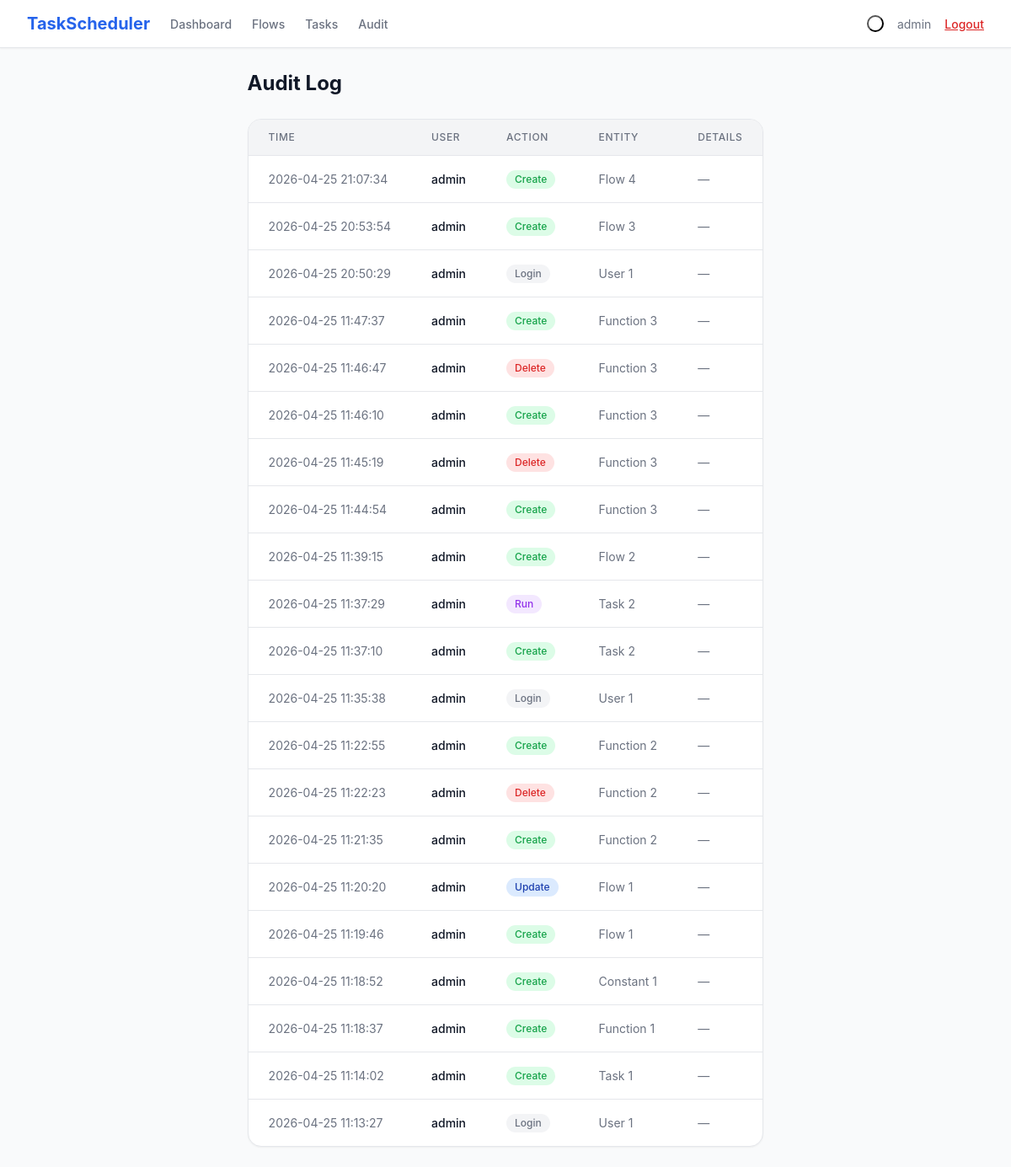
The app's page /audit-log (signed in), older data.
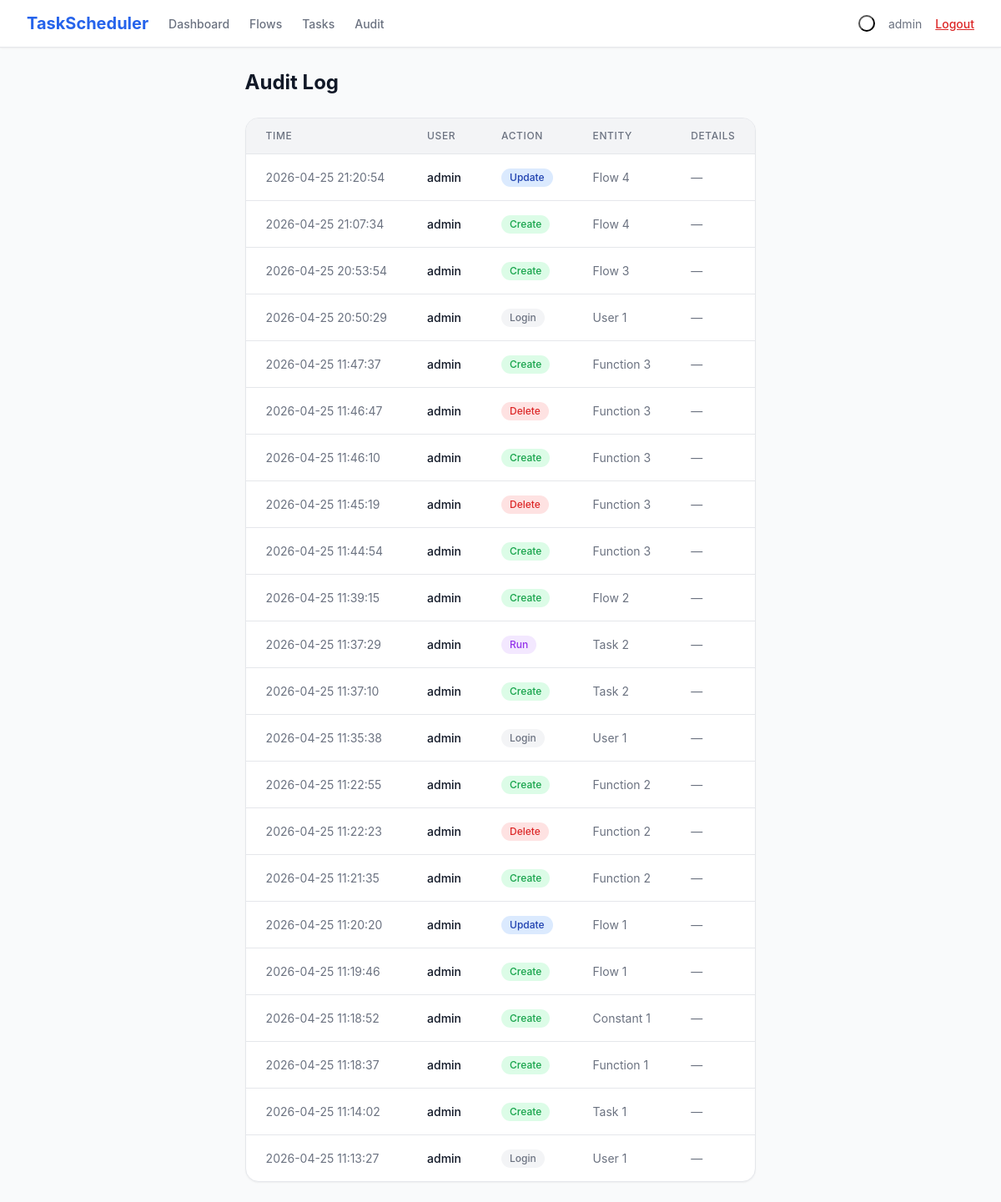
The same page, newer data.
### models.py (models this page shows)
class AuditLog(db.Model):
    __tablename__ = 'audit_logs'
    id = db.Column(db.Integer, primary_key=True)
    timestamp = db.Column(db.DateTime, default=datetime.utcnow)
    username = db.Column(db.String(80), nullable=False)
    action = db.Column(db.String(50), nullable=False)
    entity_type = db.Column(db.String(50), nullable=False)
    entity_id = db.Column(db.Integer, nullable=True)
    details = db.Column(db.Text, nullable=True)

### app.py (the view)
@app.route('/audit-log')
@login_required
def audit_log():
    page = request.args.get('page', 1, type=int)
    per_page = 50
    logs = AuditLog.query.order_by(AuditLog.timestamp.desc()).paginate(
        page=page, per_page=per_page, error_out=False
    )
    return render_template('audit_log.html', logs=logs)

### app.py (called while the page is built)
def login_required(f):
    @wraps(f)
    def decorated_function(*args, **kwargs):
        if 'user_id' not in session:
            if request.is_json or request.path.startswith('/api/'):
                return jsonify({'error': 'Unauthorized'}), 401
            return redirect(url_for('login'))
        return f(*args, **kwargs)
    return decorated_function

### templates/audit_log.html (shortened to what this page needs)
{% extends "base.html" %}
{% block content %}
<div class="space-y-6">
    <div class="flex items-center justify-between">
        <h1 class="text-2xl font-bold text-body">Audit Log</h1>
    </div>
    <div class="card table-wrap">
        <table>
            <thead>
                <tr>
                    <th>Time</th>
                    <th>User</th>
                    <th>Action</th>
                    <th>Entity</th>
                    <th>Details</th>
                </tr>
            </thead>
            <tbody>
                {% for log in logs.items %}
                <tr>
                    <td class="text-muted whitespace-nowrap">{{ log.timestamp.strftime('%Y-%m-%d %H:%M:%S') }}</td>
                    <td class="font-medium text-body">{{ log.username }}</td>
                    <td>
                        <span class="badge
                            {% if log.action in ['create', 'import'] %}badge-green
                            {% elif log.action in ['update', 'enable'] %}badge-blue
                            {% elif log.action in ['delete', 'disable'] %}badge-red
                            {% elif log.action == 'run' %}badge-purple
                            {% else %}badge-gray{% endif %}">
                            {{ log.action|title }}
                        </span>
                    </td>
                    <td class="text-muted">{{ log.entity_type|title }} {{ log.entity_id or '' }}</td>
                    <td class="text-muted max-w-xs truncate">{{ log.details or '—' }}</td>
                </tr>
                {% endfor %}
            </tbody>
        </table>
    </div>
</div>
{% endblock %}

### templates/base.html (shortened to what this page needs)
<!DOCTYPE html>
<html lang="en" class="{% if request.cookies.get('theme') == 'dark' %}dark{% endif %}">
<head>
    <link rel="stylesheet" href="{{ url_for('static', filename='css/style.css') }}">
</head>
<body class="page">
    {% if session.user_id %}
    <nav class="navbar">
        <div class="container flex items-center justify-between h-14">
            <div class="flex items-center gap-6">
                <a href="{{ url_for('dashboard') }}" class="nav-brand">TaskScheduler</a>
                <a href="{{ url_for('dashboard') }}" class="nav-link">Dashboard</a>
                <a href="{{ url_for('flows_list') }}" class="nav-link">Flows</a>
                <a href="{{ url_for('tasks_list') }}" class="nav-link">Tasks</a>
                <a href="{{ url_for('audit_log') }}" class="nav-link">Audit</a>
            </div>
            <div class="nav-actions">
                <button onclick="toggleTheme()" class="btn-ghost p-2 rounded-lg" title="Toggle theme">
                </button>
                <span class="text-sm text-muted">{{ session.username }}</span>
                <a href="{{ url_for('logout') }}" class="text-sm font-medium text-red">Logout</a>
            </div>
        </div>
    </nav>
    {% endif %}
    <main class="main container">
        {% block content %}{% endblock %}
    </main>
</body>
</html>

### static/css/style.css (style rules this page uses)
:root { --bg-body: #f9fafb; --bg-card: #ffffff; --bg-nav: #ffffff; --bg-sidebar: #f3f4f6; --bg-input: #ffffff; --bg-code: #f3f4f6; --bg-hover: #f9fafb; --bg-badge-green: #dcfce7; --bg-badge-red: #fee2e2; --bg-badge-blue: #dbeafe; --bg-badge-amber: #fef3c7; --bg-badge-purple: #f3e8ff; --bg-badge-gray: #f3f4f6; --bg-primary-50: #eff6ff; --bg-primary-100: #dbeafe; --bg-primary-600: #2563eb; --bg-primary-700: #1d4ed8; --bg-green-600: #16a34a; --bg-green-700: #15803d; --bg-gray-100: #f3f4f6; --bg-gray-200: #e5e7eb; --bg-gray-600: #4b5563; --bg-gray-700: #374151; --bg-gray-800: #1f2937; --bg-gray-900: #111827; --bg-red-100: #fee2e2; --bg-red-500: #ef4444; --bg-red-600: #dc2626; --text-body: #111827; --text-muted: #6b7280; --text-light: #9ca3af; --text-primary: #2563eb; --text-green: #16a34a; --text-red: #dc2626; --text-purple: #9333ea; --text-amber: #92400e; --text-blue: #1e40af; --border-color: #e5e7eb; --border-dark: #d1d5db; --shadow-sm: 0 1px 2px 0 rgba(0,0,0,0.05); --shadow: 0 1px 3px 0 rgba(0,0,0,0.1), 0 1px 2px -1px rgba(0,0,0,0.1); --shadow-lg: 0 10px 15px -3px rgba(0,0,0,0.1), 0 4px 6px -4px rgba(0,0,0,0.1); --shadow-xl: 0 20px 25px -5px rgba(0,0,0,0.1), 0 8px 10px -6px rgba(0,0,0,0.1); --radius-sm: 0.375rem; --radius: 0.5rem; --radius-lg: 0.75rem; --radius-xl: 1rem; --radius-full: 9999px; }
* { box-sizing: border-box; margin: 0; padding: 0; }
html, body { height: 100%; }
body { font-family: -apple-system, BlinkMacSystemFont, 'Segoe UI', Roboto, sans-serif; background: var(--bg-body); color: var(--text-body); line-height: 1.5; -webkit-font-smoothing: antialiased; }
.page { min-height: 100vh; display: flex; flex-direction: column; }
.container { max-width: 80rem; margin: 0 auto; padding: 0 1rem; }
@media (min-width: 640px) { .container { padding: 0 1.5rem; } }
@media (min-width: 1024px) { .container { padding: 0 2rem; } }
.main { flex: 1; padding: 1.5rem 0; }
.flex { display: flex; }
.items-center { align-items: center; }
.justify-between { justify-content: space-between; }
.gap-6 { gap: 1.5rem; }
.p-2 { padding: 0.5rem; }
.space-y-6 > * + * { margin-top: 1.5rem; }
.text-sm { font-size: 0.875rem; }
.text-2xl { font-size: 1.5rem; }
.font-medium { font-weight: 500; }
.font-bold { font-weight: 700; }
.whitespace-nowrap { white-space: nowrap; }
.truncate { overflow: hidden; text-overflow: ellipsis; white-space: nowrap; }
.text-body { color: var(--text-body); }
.text-muted { color: var(--text-muted); }
.text-red { color: var(--text-red); }
.card { background: var(--bg-card); border-radius: var(--radius-xl); box-shadow: var(--shadow-sm); border: 1px solid var(--border-color); }
.navbar { background: var(--bg-nav); border-bottom: 1px solid var(--border-color); box-shadow: var(--shadow-sm); }
.nav-brand { font-size: 1.25rem; font-weight: 700; color: var(--text-primary); text-decoration: none; }
.nav-link { font-size: 0.875rem; font-weight: 500; color: var(--text-muted); text-decoration: none; padding: 0.5rem 0; }
.nav-actions { display: flex; align-items: center; gap: 1rem; }
.btn-ghost { background: transparent; color: var(--text-muted); }
.table-wrap { overflow-x: auto; }
table { width: 100%; border-collapse: collapse; font-size: 0.875rem; }
thead { background: var(--bg-gray-100); }
th { padding: 0.75rem 1.5rem; text-align: left; font-size: 0.75rem; font-weight: 500; text-transform: uppercase; letter-spacing: 0.05em; color: var(--text-muted); }
td { padding: 1rem 1.5rem; border-top: 1px solid var(--border-color); }
.badge { display: inline-flex; align-items: center; padding: 0.125rem 0.625rem; border-radius: var(--radius-full); font-size: 0.75rem; font-weight: 500; }
.badge-green { background: var(--bg-badge-green); color: var(--text-green); }
.badge-red { background: var(--bg-badge-red); color: var(--text-red); }
.badge-blue { background: var(--bg-badge-blue); color: var(--text-blue); }
.badge-purple { background: var(--bg-badge-purple); color: var(--text-purple); }
.badge-gray { background: var(--bg-badge-gray); color: var(--text-muted); }
.rounded-lg { border-radius: var(--radius-lg); }
.h-14 { height: 3.5rem; }

Row changes from the older to the newer data that the page shows:
added AuditLog: timestamp "2026-04-25 21:20:54", username "admin", action "Update", entity_type "Flow", entity "4", details "—"
